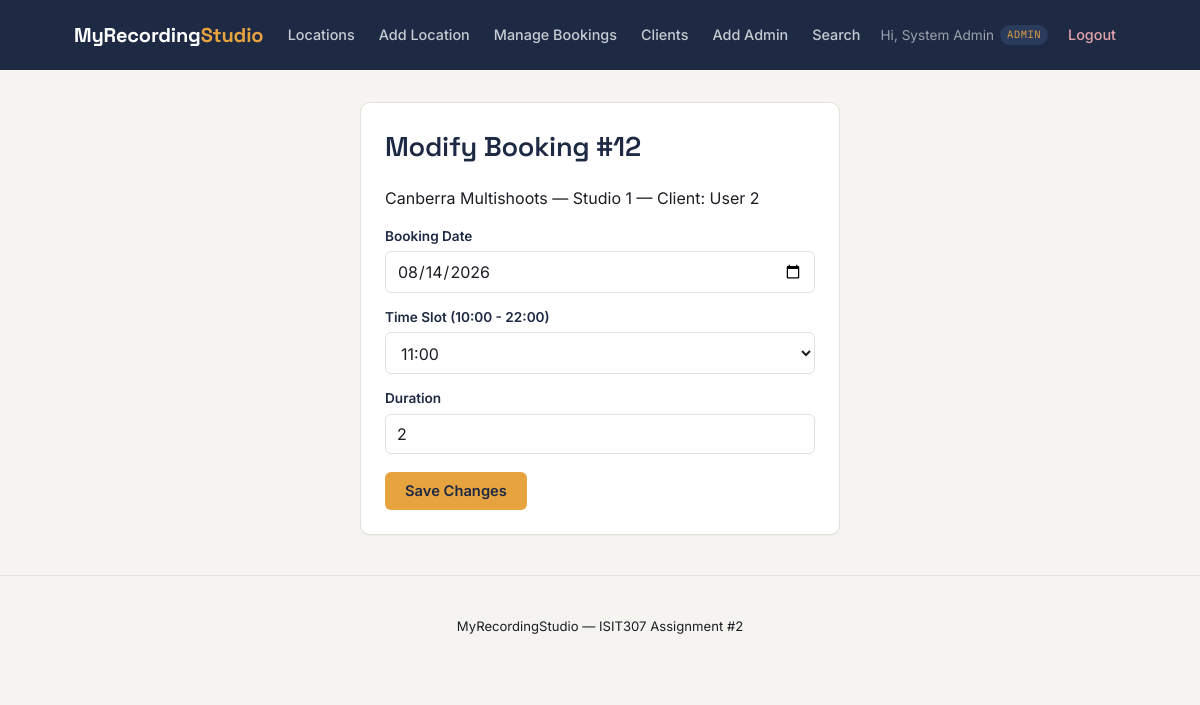
/8942663_A2/booking_edit.php?id=12 (signed in), run on the app's committed database.
### tables this page shows
CREATE TABLE `bookings` (
  `booking_id` int(11) NOT NULL,
  `studio_id` int(11) NOT NULL,
  `client_id` int(11) NOT NULL,
  `booking_date` date NOT NULL,
  `start_time` time NOT NULL,
  `duration_hours` int(11) NOT NULL CHECK (`duration_hours` between 1 and 12),
  `end_time` time NOT NULL,
  `total_cost` decimal(8,2) NOT NULL,
  `status` enum('active','cancelled') NOT NULL DEFAULT 'active',
  `created_at` timestamp NOT NULL DEFAULT current_timestamp()
);

CREATE TABLE `locations` (
  `location_id` int(11) NOT NULL,
  `description` varchar(255) NOT NULL,
  `num_studios` int(11) NOT NULL CHECK (`num_studios` > 0),
  `cost_per_hour` decimal(8,2) NOT NULL CHECK (`cost_per_hour` >= 0)
);

CREATE TABLE `studios` (
  `studio_id` int(11) NOT NULL,
  `location_id` int(11) NOT NULL,
  `studio_number` int(11) NOT NULL
);

CREATE TABLE `users` (
  `user_id` int(11) NOT NULL,
  `name` varchar(100) NOT NULL,
  `phone` varchar(20) NOT NULL,
  `email` varchar(100) NOT NULL,
  `password` varchar(255) NOT NULL,
  `type` enum('admin','client') NOT NULL,
  `created_at` timestamp NOT NULL DEFAULT current_timestamp()
);

### 8942663_A2/classes/Booking.php (called while the page is built, shortened)
<?php
require_once __DIR__ . '/Studio.php';
class Booking {
    public static function maxBookingDate(): string {
        return date('Y-m-d', strtotime('+' . self::MAX_ADVANCE_MONTHS . ' months'));
    }
    public static function hourlyStartSlots(): array {
        $slots = [];
        $openHour = (int)substr(self::OPEN_TIME, 0, 2);
        $closeHour = (int)substr(self::CLOSE_TIME, 0, 2);
        for ($h = $openHour; $h < $closeHour; $h++) {
            $slots[] = sprintf('%02d:00', $h);
        }
        return $slots;
    }
    public static function detailedById(int $bookingId): ?array {
        $db = Database::getConnection();
        $stmt = $db->prepare(self::detailSelect() . ' WHERE b.booking_id = ?');
        $stmt->execute([$bookingId]);
        $row = $stmt->fetch();
        return $row ?: null;
    }
    private static function detailSelect(): string {
        return "SELECT b.*, s.studio_number, l.description AS location_description,
                        l.location_id, l.cost_per_hour, u.name AS client_name, u.email AS client_email
                 FROM bookings b
                 JOIN studios s ON s.studio_id = b.studio_id
                 JOIN locations l ON l.location_id = s.location_id
                 JOIN users u ON u.user_id = b.client_id";
    }
}

### 8942663_A2/includes/bootstrap.php (called while the page is built, shortened)
<?php
require_once __DIR__ . '/../classes/Studio.php';
require_once __DIR__ . '/../classes/Booking.php';
function current_user_type(): ?string {
    return $_SESSION['user_type'] ?? null;
}
function h(?string $value): string {
    return htmlspecialchars($value ?? '', ENT_QUOTES, 'UTF-8');
}

### 8942663_A2/classes/Studio.php (called while the page is built, shortened)
<?php
class Studio {
    public static function displayName(int $studioNumber): string {
        return 'Studio ' . $studioNumber;
    }
}

### 8942663_A2/booking_edit.php (the view, shortened to what this page needs)
<?php
require_once __DIR__ . '/includes/bootstrap.php';
$bookingId = (int)($_GET['id'] ?? $_POST['booking_id'] ?? 0);
$booking = Booking::detailedById($bookingId);
require __DIR__ . '/includes/header.php';
?>
<div class="card" style="max-width:480px;margin:0 auto;">
    <h1>Modify Booking #<?= (int)$bookingId ?></h1>
    <p><?= h($booking['location_description']) ?> &mdash; <?= h(Studio::displayName((int)$booking['studio_number'])) ?>
       <?php if (current_user_type() === 'admin'): ?> &mdash; Client: <?= h($booking['client_name']) ?><?php endif; ?></p>
    <form method="post">
        <label>Booking Date</label>
        <input type="date" name="booking_date" min="<?= date('Y-m-d') ?>" max="<?= Booking::maxBookingDate() ?>" value="<?= h($booking['booking_date']) ?>" required>
        <label>Time Slot (10:00 - 22:00)</label>
        <select name="start_time" required>
            <?php foreach (Booking::hourlyStartSlots() as $slot): ?>
                <option value="<?= h($slot) ?>" <?= substr($booking['start_time'],0,5) === $slot ? 'selected' : '' ?>><?= h($slot) ?></option>
            <?php endforeach; ?>
        </select>
        <label>Duration</label>
        <input type="number" name="duration" min="1" max="12" value="<?= h((string)$booking['duration_hours']) ?>" required>
        <button class="btn" type="submit">Save Changes</button>
    </form>
</div>
<?php require __DIR__ . '/includes/footer.php'; ?>

### 8942663_A2/css/style.css (style rules this page uses)
:root { --ink: #1e2a44; --ink-soft: #2a3b5c; --paper: #f5f4f1; --card: #ffffff; --amber: #e7a33e; --amber-dark: #e7a33e; --teal: #0e8074; --text: #1b1f24; --muted: #6b7280; --border: #e3e1db; --success: #2f9e6e; --success-bg: #e7f5ef; --error: #d64550; --error-bg: #fbeaec; --font-display: 'Space Grotesk', 'Segoe UI', sans-serif; --font-body: 'Inter', 'Segoe UI', sans-serif; --font-mono: 'IBM Plex Mono', 'Consolas', monospace; }
* { box-sizing: border-box; }
html { scroll-behavior: smooth; }
body { margin: 0; font-family: var(--font-body); background: var(--paper); color: var(--text); line-height: 1.5; }
h1, h2, h3 { font-family: var(--font-display); color: var(--ink); font-weight: 600; letter-spacing: -0.01em; }
h1 { font-size: 1.7em; margin-top: 0; }
p { color: var(--text); }
.card { background: var(--card); border: 1px solid var(--border); border-radius: 10px; padding: 24px; margin-bottom: 20px; box-shadow: 0 1px 2px rgba(20, 23, 28, 0.04); }
form label { display: block; margin-top: 14px; font-weight: 600; font-size: 0.85em; color: var(--ink); }
form input, form select, form textarea { width: 100%; padding: 9px 11px; margin-top: 5px; border: 1px solid var(--border); border-radius: 6px; font-size: 1em; font-family: var(--font-body); background: var(--card); color: var(--text); transition: border-color 0.15s ease; }
.btn { display: inline-block; background: var(--amber); color: var(--ink); border: none; padding: 10px 20px; border-radius: 6px; cursor: pointer; font-family: var(--font-body); font-weight: 600; font-size: 0.92em; text-decoration: none; margin-top: 18px; transition: background-color 0.15s ease, transform 0.05s ease; }

### data on the page
bookings: locations.description "Canberra Multishoots", studio.studio_number "Studio 1", client.name "User 2", booking_date "08/14/2026", start_time "11:00", duration "2"

### other printed values
$_SESSION['user_name'] "System Admin"
current_user_type() "ADMIN"
$bookingId "12"
